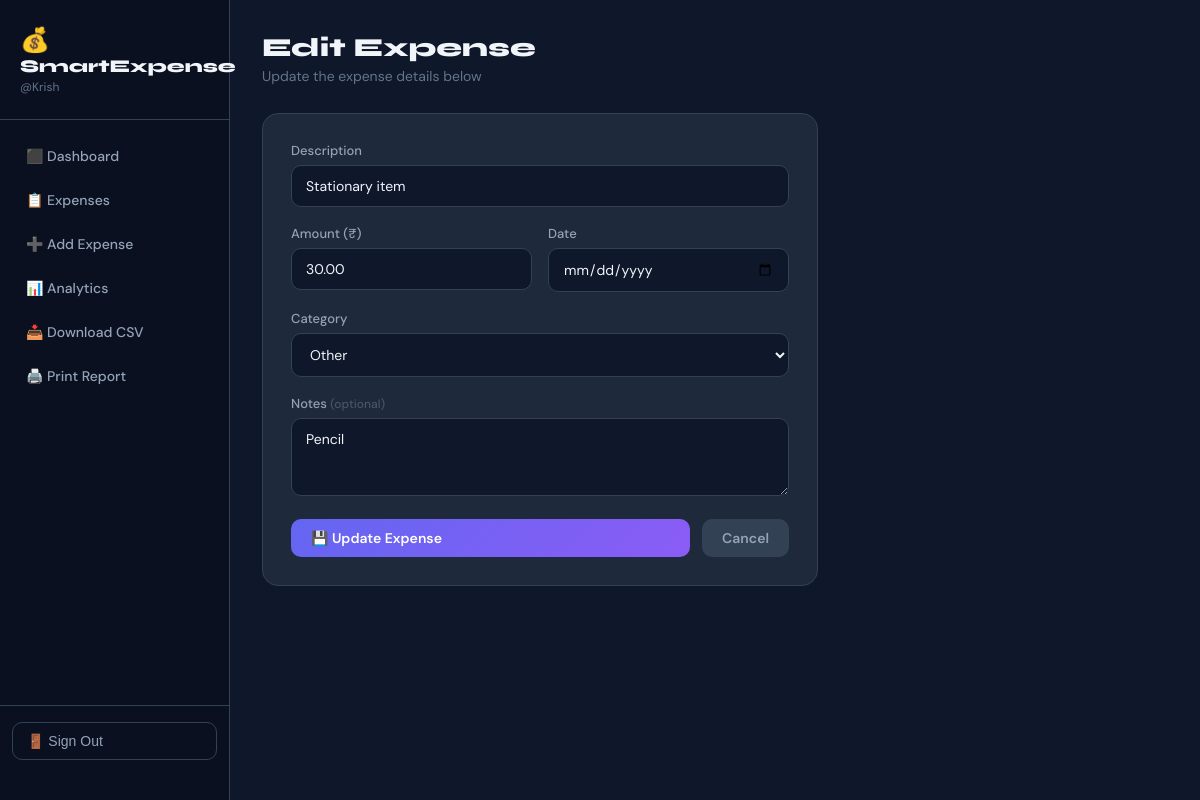
Page /edit/2/ (signed in) on the committed database.
### expenses/models.py (models this page shows, shortened)
class Expense(models.Model):
    user = models.ForeignKey(User, on_delete=models.CASCADE, related_name='expenses')
    description = models.CharField(max_length=255)
    amount = models.DecimalField(max_digits=10, decimal_places=2)
    date = models.DateField()
    category = models.CharField(max_length=50, choices=CATEGORY_CHOICES, default='Other')
    notes = models.TextField(blank=True, null=True)
    created_at = models.DateTimeField(auto_now_add=True)
    class Meta:
        ordering = ['-date', '-created_at']

### expenses/views.py (the view)
# urls.py: path('edit/<int:pk>/', views.edit_expense, name='edit_expense'),
@login_required
def edit_expense(request, pk):
    expense = get_object_or_404(Expense, pk=pk, user=request.user)
    form = ExpenseForm(request.POST or None, instance=expense)
    if request.method == 'POST' and form.is_valid():
        form.save()
        messages.success(request, 'Expense updated successfully!')
        return redirect('expense_list')
    return render(request, 'expenses/add_expense.html', {'form': form, 'title': 'Edit Expense', 'expense': expense})

### expenses/forms.py
class ExpenseForm(forms.ModelForm):
    date = forms.DateField(
        widget=forms.DateInput(attrs={'type': 'date', 'class': 'form-control'}),
        initial=datetime.date.today
    )
    class Meta:
        model = Expense
        fields = ['description', 'amount', 'date', 'category', 'notes']
        widgets = {
            'description': forms.TextInput(attrs={'class': 'form-control', 'placeholder': 'e.g. Swiggy dinner order'}),
            'amount': forms.NumberInput(attrs={'class': 'form-control', 'placeholder': '0.00', 'step': '0.01'}),
            'category': forms.Select(attrs={'class': 'form-control'}),
            'notes': forms.Textarea(attrs={'class': 'form-control', 'rows': 3, 'placeholder': 'Optional notes...'}),
        }

### templates/expenses/add_expense.html (shortened to what this page needs)
{% extends "expenses/base.html" %}
{% block content %}
<div class="page" style="max-width:620px;">
  <div class="page-header">
    <h2 class="page-title">{{ title }}</h2>
    <p class="page-sub">{% if expense %}Update the expense details below{% else %}Log a new expense with smart category detection{% endif %}</p>
  </div>
  <div class="form-card">
    <form method="post" id="expenseForm">
      <div class="form-group">
        <label class="form-label">Description</label>
        <input type="text" name="description" id="descInput"
               class="form-control"
               value="{{ form.description.value|default:'' }}"
               placeholder="e.g. Swiggy dinner, Uber ride, Amazon order"
               autocomplete="off">
      </div>
      <div class="form-row">
        <div class="form-group">
          <label class="form-label">Amount (₹)</label>
          <input type="number" name="amount" class="form-control" step="0.01" min="0"
                 value="{{ form.amount.value|default:'' }}" placeholder="0.00">
        </div>
        <div class="form-group">
          <label class="form-label">Date</label>
          <input type="date" name="date" class="form-control"
                 value="{{ form.date.value|default:'' }}">
        </div>
      </div>
      <div class="form-group">
        <label class="form-label">Category</label>
        <select name="category" id="categorySelect" class="form-control">
          {% for val, label in form.fields.category.choices %}
            <option value="{{ val }}" {% if form.category.value == val %}selected{% endif %}>{{ label }}</option>
          {% endfor %}
        </select>
      </div>
      <div class="form-group">
        <label class="form-label">Notes <span style="color:#475569;font-size:12px;">(optional)</span></label>
        <textarea name="notes" class="form-control" rows="3"
                  placeholder="Any additional details...">{{ form.notes.value|default:'' }}</textarea>
      </div>
      <div style="display:flex;gap:12px;margin-top:8px;">
        <button type="submit" class="btn btn-primary" style="flex:1;">
          {% if expense %}💾 Update Expense{% else %}➕ Add Expense{% endif %}
        </button>
        <a href="{% url 'expense_list' %}" class="btn btn-secondary">Cancel</a>
      </div>
    </form>
  </div>
</div>
{% endblock %}

### templates/expenses/base.html (shortened to what this page needs)
<!DOCTYPE html>
<html lang="en">
<head>
</head>
<body>
{% load expense_extras %}
{% if user.is_authenticated %}
<aside class="sidebar">
  <div class="sidebar-brand">
    <div class="emoji">💰</div>
    <h1>SmartExpense</h1>
    <div class="username">@{{ user.username }}</div>
  </div>
  <nav class="sidebar-nav">
    <a href="{% url 'dashboard' %}" class="nav-link {% if request.resolver_match.url_name == 'dashboard' %}active{% endif %}">⬛ Dashboard</a>
    <a href="{% url 'expense_list' %}" class="nav-link {% if request.resolver_match.url_name == 'expense_list' %}active{% endif %}">📋 Expenses</a>
    <a href="{% url 'add_expense' %}" class="nav-link {% if request.resolver_match.url_name == 'add_expense' %}active{% endif %}">➕ Add Expense</a>
    <a href="{% url 'analytics' %}" class="nav-link {% if request.resolver_match.url_name == 'analytics' %}active{% endif %}">📊 Analytics</a>
    <a href="{% url 'download_csv' %}" class="nav-link">📥 Download CSV</a>
    <a href="{% url 'download_pdf' %}" class="nav-link" target="_blank">🖨️ Print Report</a>
  </nav>
  <div class="sidebar-footer">
    <form method="post" action="{% url 'logout' %}">{% csrf_token %}
      <button type="submit" class="logout-btn">🚪 Sign Out</button>
    </form>
  </div>
</aside>
{% endif %}
<main class="main">
  {% block content %}{% endblock %}
</main>
</body>
</html>

### templates/expenses/base.html (style rules this page uses)
*, *::before, *::after { box-sizing: border-box; margin: 0; padding: 0; }
:root { --bg: #0f172a; --surface: #1e293b; --border: #334155; --text: #f1f5f9; --muted: #94a3b8; --dim: #64748b; --primary: #6366f1; --primary2: #8b5cf6; --danger: #f87171; --success: #4ade80; }
body { background: var(--bg); color: var(--text); font-family: 'DM Sans', sans-serif; display: flex; min-height: 100vh; }
.sidebar { width: 230px; background: #0a1020; border-right: 1px solid var(--border); display: flex; flex-direction: column; padding: 24px 0; min-height: 100vh; flex-shrink: 0; position: sticky; top: 0; }
.sidebar-brand { padding: 0 20px 24px; border-bottom: 1px solid var(--border); }
.sidebar-brand .emoji { font-size: 24px; }
.sidebar-brand h1 { font-family: 'Syne', sans-serif; font-size: 18px; font-weight: 800; color: var(--text); }
.sidebar-brand .username { font-size: 12px; color: var(--dim); margin-top: 2px; }
.sidebar-nav { flex: 1; padding: 16px 12px; }
.nav-link { display: flex; align-items: center; gap: 10px; padding: 11px 14px; border-radius: 10px; color: var(--muted); font-size: 14px; font-weight: 500; text-decoration: none; transition: all .15s; margin-bottom: 4px; }
.sidebar-footer { padding: 16px 12px; border-top: 1px solid var(--border); }
.logout-btn { display: block; width: 100%; padding: 10px 14px; border-radius: 10px; border: 1px solid var(--border); background: transparent; color: var(--muted); cursor: pointer; font-size: 14px; font-weight: 500; text-align: left; text-decoration: none; transition: all .15s; }
.main { flex: 1; overflow-y: auto; max-height: 100vh; }
.page { padding: 32px; }
.page-header { margin-bottom: 28px; }
.page-title { font-family: 'Syne', sans-serif; font-size: 26px; font-weight: 800; color: var(--text); }
.page-sub { color: var(--dim); font-size: 14px; margin-top: 4px; }
.btn { display: inline-flex; align-items: center; gap: 6px; padding: 10px 20px; border-radius: 10px; border: none; cursor: pointer; font-size: 14px; font-weight: 600; font-family: 'DM Sans', sans-serif; text-decoration: none; transition: all .15s; }
.btn-primary { background: linear-gradient(135deg, var(--primary), var(--primary2)); color: #fff; }
.btn-secondary { background: var(--border); color: var(--muted); }
.form-card { background: var(--surface); border: 1px solid var(--border); border-radius: 16px; padding: 28px; }
.form-group { margin-bottom: 18px; }
.form-label { display: block; color: var(--muted); font-size: 13px; font-weight: 500; margin-bottom: 6px; }
.form-control { width: 100%; padding: 11px 14px; background: var(--bg); border: 1.5px solid var(--border); border-radius: 10px; color: var(--text); font-size: 14px; font-family: 'DM Sans', sans-serif; outline: none; transition: border .2s; }
select.form-control, textarea.form-control { color-scheme: dark; }
.form-row { display: grid; grid-template-columns: 1fr 1fr; gap: 16px; }

### rows in the picture
Expense: description "Stationary item", amount "30.00", category "Other", notes "Pencil"

### other values in the picture
{{ user.username }} "Krish"
{{ title }} "Edit Expense"
